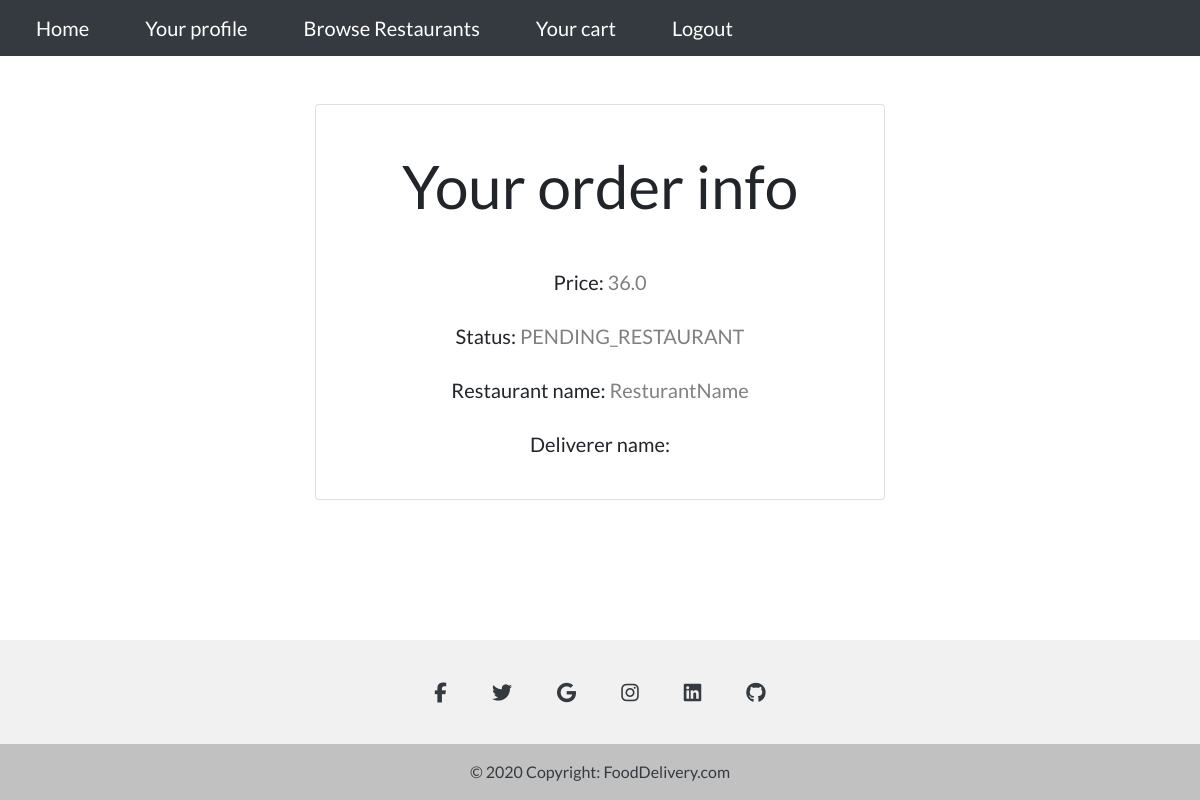
The page /orderExecution/yourOrder/ (signed in) on the database as committed earlier.
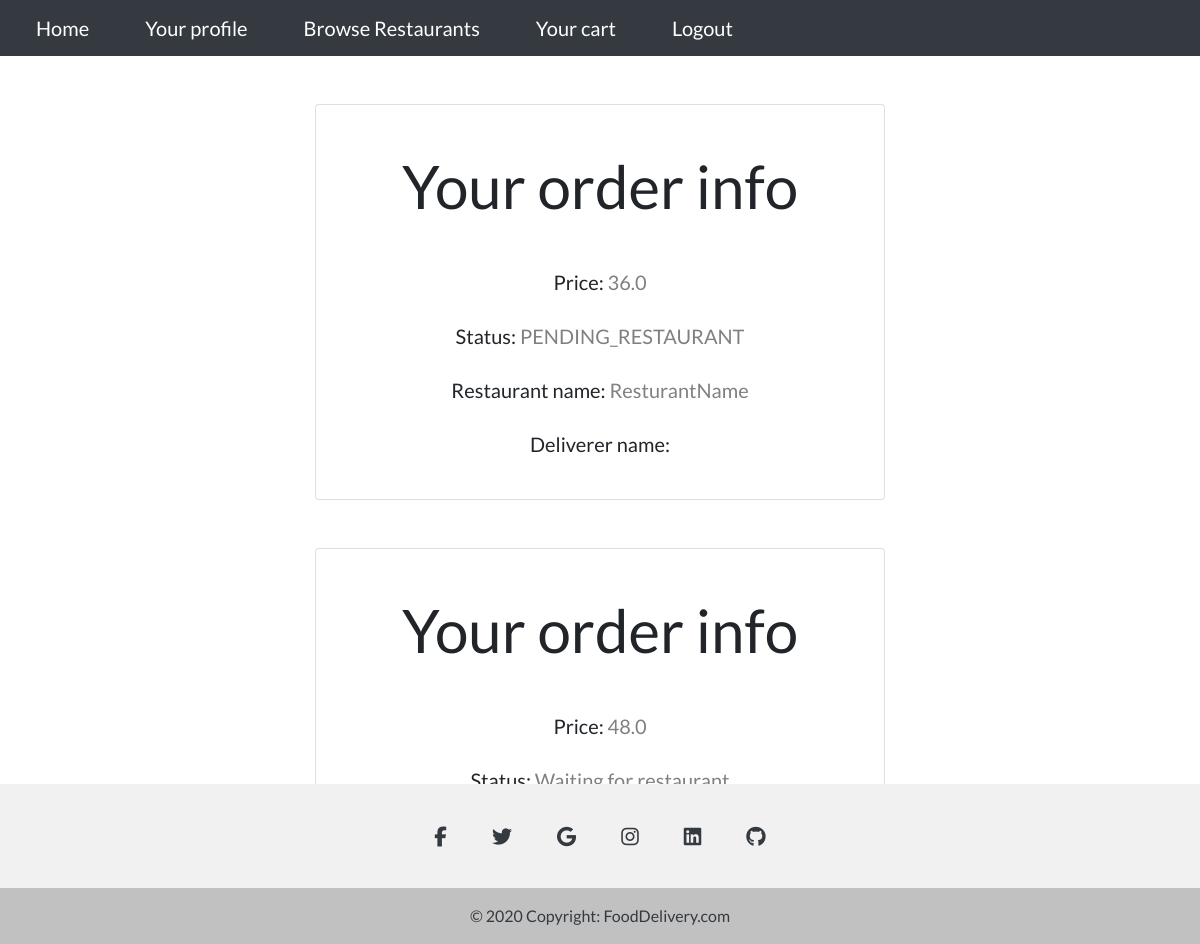
The same page on the database as committed later.
### OrderExecution/models.py (models this page shows)
class Order(models.Model):
    price = models.FloatField(default=0)
    status = models.CharField(max_length=50,choices = Status.choices)
    customer = models.ForeignKey(Customers, on_delete= models.CASCADE)
    restaurant = models.ForeignKey(Restaurants, on_delete = models.CASCADE)
    deliverer = models.ForeignKey(Deliverers, on_delete = models.CASCADE, null=True)
    date = models.DateTimeField()

### Users/models.py (models this page shows)
class Restaurants(models.Model):
    user = models.ForeignKey(User, on_delete=models.CASCADE)
    restaurant_name = models.CharField(max_length=50)
    address = models.ForeignKey(Address, on_delete=models.CASCADE)
    phone_number = models.CharField(max_length=9)
    NIP = models.CharField(max_length=12)
    open_time = models.TimeField()
    close_time = models.TimeField()
    latitude = models.CharField(max_length= 100,default = "0.0")
    longitude = models.CharField(max_length = 100, default = "0.0")

### OrderExecution/views.py (the view)
# urls.py: path("yourOrder/",OrderExecution_views.your_order,name = "yourOrder"),
def your_order(request):
        customer = Customers.objects.get(user = request.user)
        orders = Order.objects.filter(customer= customer)
        args = {"orders":orders}
        return render(request,"OrderExecution/yourOrder.html",args)

### OrderExecution/templates/OrderExecution/yourOrder.html (shortened to what this page needs)
{% extends "Home/base.html" %}
{% block content %}
{% for order in orders %}
    {% if order.status != Status.COMPLETED and order.status != Status.DECLINED %}
    <div class="container w-50">
        <div class="card mt-5 mx-auto text-center">
            <div class="card-body" style="font-size: 20px;">
                <p style="font-size: 60px;" class="p-3">Your order info</p>
                <p class="p-1">Price: <span style="color: grey;">{{order.price}}</span></p>
                <p class="p-1">Status: <span style="color: grey;">{{order.status}}</span></p>
                <p class="p-1">Restaurant name: <span style="color: grey;">{{order.restaurant.restaurant_name}}</span></p>
                <p class="p-1">Deliverer name: </p>
            </div>
        </div>
    </div>
    {% endif %}
{% endfor %}
{% endblock content %}

Rows that differ between the two databases and show on the page:
added Order: price "48.0", status "Waiting for restaurant"
